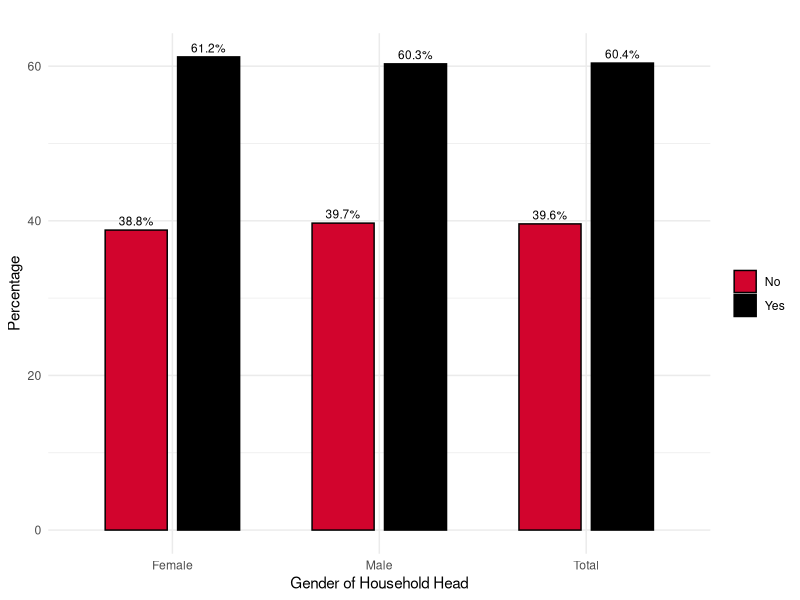
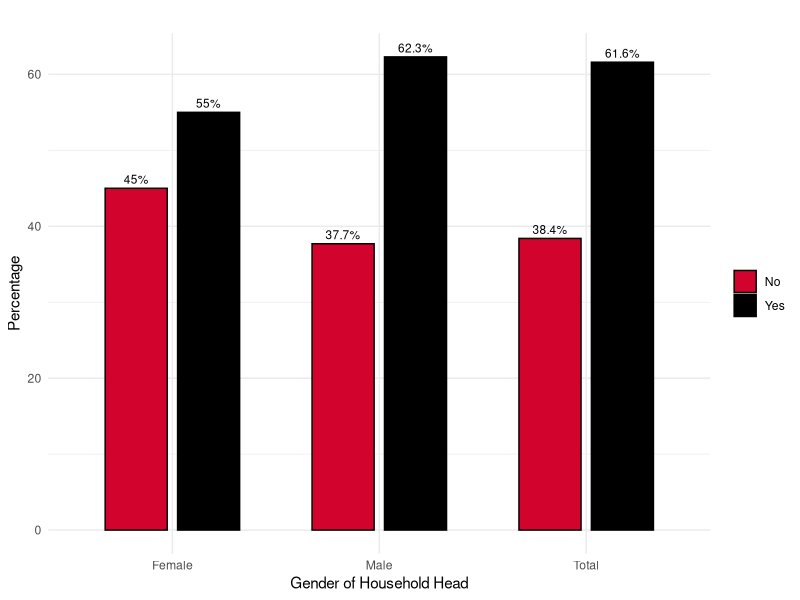

The R script that drew these images, in order: (Note: this script raises an error after producing the figures.)
# Load necessary libraries
library(ggplot2)
library(dplyr)
library(officer)
library(flextable)
library(tidyverse)

# Sample cross-tabulation data
cross_tab_data <- list(
  dirtfloor = data.frame(
    gender_of_household_head = c("Female", "Male", "Total"),
    No = c(38.8, 39.7, 39.6),
    Yes = c(61.2, 60.3, 60.4)
  ),
  bathroom = data.frame(
    gender_of_household_head = c("Female", "Male", "Total"),
    No = c(45.0, 37.7, 38.4),
    Yes = c(55.0, 62.3, 61.6)
  )
)

# Function to create side-by-side bar charts
plot_cross_tab_dodge <- function(data) {
  melted_data <- pivot_longer(data, cols = -gender_of_household_head, names_to = "Category", values_to = "Percentage")
  
  ggplot(melted_data, aes(x = gender_of_household_head, y = Percentage, fill = Category)) +
    geom_bar(stat = "identity", position = position_dodge(width = 0.7), color = "black", width = 0.6) +
    geom_text(aes(label = paste0(Percentage, "%")), 
              position = position_dodge(width = 0.7), vjust = -0.5, size = 3, color = "black") +
    scale_fill_manual(values = c("No" = "#D2042D", "Yes" = "#000000")) +  # Cherry and black
    theme_minimal() +
    labs(title = "", x = "Gender of Household Head", y = "Percentage", fill = "Condition") +
    theme(plot.title = element_text(hjust = 0.5, face = "bold"),
          legend.title = element_blank())
}

# Plot and save
p1 <- plot_cross_tab_dodge(cross_tab_data$dirtfloor)
p2 <- plot_cross_tab_dodge(cross_tab_data$bathroom)

# Plot without title, y-axis limit to 100, and smaller size
ggplot(data, aes(x = gender_of_household_head, y = percentage, fill = dirtfloor)) +
  geom_bar(stat = "identity", position = position_dodge(width = 0.7)) +
  scale_y_continuous(limits = c(0, 100), labels = scales::percent_format(scale = 1)) +
  scale_fill_manual(values = c("cherry" = "#D2042D", "black" = "black")) +
  theme_minimal(base_size = 10) +  # Reduced font size
  labs(x = "Gender of Household Head", y = "Percentage") +
  theme(legend.title = element_blank(), legend.position = "bottom")

# Save plots
ggsave("dirtfloor_chart.png", p1, width = 7, height = 5)
ggsave("bathroom_chart.png", p2, width = 7, height = 5)
# Save plots
ggsave("dirtfloor_chart.png", p1, width = 7, height = 5)
ggsave("bathroom_chart.png", p2, width = 7, height = 5)
